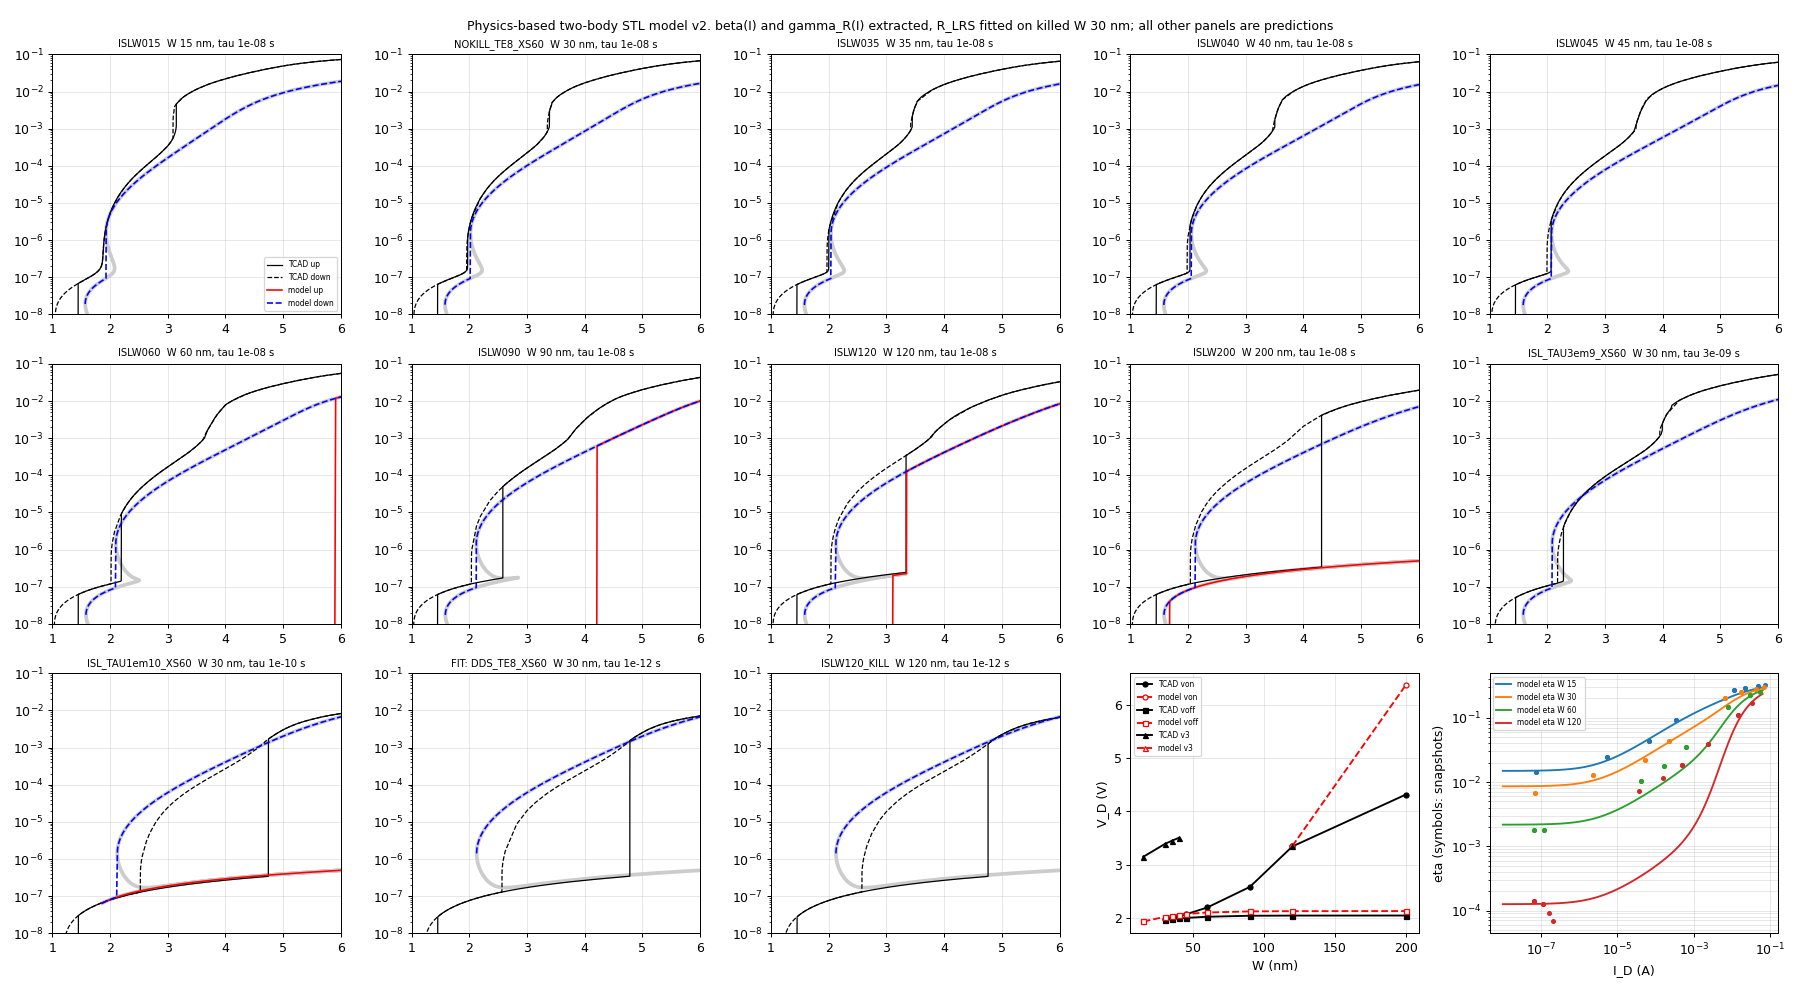

Source code (Python):
#!/usr/bin/env python3
"""Physics-based equivalent-circuit model of the divided-body STL (structure after Park et al., EDL 2026), version 2.

Each floating body is a hole balance ("hole account"):  holes in = holes out
  left body :  (M_L - 1) I  +  eta I_D  +  G0  =  I / beta_L(I)           I = left-STL electron current, V_I = island potential
  right body:  (M_R - 1) I_D            =  I_D / beta_R(I_D)              (right STL latched in states II, III)
Pieces (no TCAD output used except the killed reference fit):
  M - 1   : Selberherr impact ionization (ATLAS coefficients an = 7.03e5 /cm, bn = 1.231e6 V/cm) integrated over the field of an
            abrupt n+/p junction with the body doping (6e17 left, 7e17 right); junction voltage = V - I R_LRS (V_bi - V_BS ~ 0 in the
            latched, high-injection body)
  1/beta  : back-injection into the emitter + recombination:  1/beta = gamma(I) + k_r (I / 1 uA)^-(1 - 1/n_r)
            gamma(I) = gamma_0 q_b(I) / (1 + gamma_0 q_b(I) / gamma_inf)   (junction law, Webster high injection, plasma limit)
            q_b = (1 + sqrt(1 + 4 I / I_KF)) / 2,   gamma_inf = mu_p / (mu_n + mu_p)  (holes drift with electrons in the plasma)
  eta     : holes the right STL back-injects into the island that reach the left body
            eta = gamma_R(I_D) T(W, I_D),  gamma_R = holes injected into the island per drain electron, the same physical form
            gamma_R = g_R q_b,R / (1 + g_R q_b,R / gamma_inf); W-independent (injection.py), its 2 parameters (g_R, I_KF,R)
            fitted on the W 30 nm run (NOKILL_TE8_XS60) injection only
            T = drift-diffusion transmission of the n+ island: L = L_p / sqrt(1 + L_p/t_si) (bulk L_p = sqrt(D_p tau_p),
                tau_p = tau_0 / (1 + N_D / N_SRH) (consrh), plus hole loss into the n+ via under the island),
                drift length L_E = mu_p E tau_p, E = J_D / (q N_D mu_n); T -> 1/cosh(W/L_p) at low current
Circuit:  I_D = I + V_I / R_tap,  V_D = V_I + V_R(I_D).  For every I the left balance gives V_I (bisection; the left side rises with
V_I); V_D(I) is S-shaped; the up sweep jumps at its local maxima (A_loop = 1, latch-up), the down sweep at its local minima.
Extracted like a Gummel plot from the body hole balance of the snapshots (1103_model/balance.dat, one curve for all runs): beta(I)
(gamma_0, I_KF, k_r, n_r); from the W 30 nm right-junction injection (injection.py): g_R, I_KF,R; terminal fit on the killed
W 30 nm device (DDS_TE8_XS60) only: R_LRS,L, R_LRS,R.
Every coupled run (W 15-200 nm, island tau 3e-9, 1e-10 s) and the killed 120 nm device are predictions.
Output: stl_phys.dat, stl_phys.png"""
import os, sys, numpy as np, matplotlib
from scipy.optimize import least_squares
matplotlib.use('Agg'); import matplotlib.pyplot as plt
H = os.path.dirname(os.path.abspath(__file__)); R = os.path.join(H, '..')
sys.path.insert(0, os.path.join(R, '1007_ddsplit'))
from analyze_ddsplit import load_cols, analyse

Q, EPS, VT = 1.602e-19, 11.7 * 8.854e-14, 0.02585
AN, BN = 7.03e5, 1.231e6
NA_L, NA_R, L_L, L_R = 6e17, 7e17, 165.0, 105.0
ND, NSRH, MUN, MUP = 1e20, 5e16, 90.0, 52.0                      # mu_p: the simulator's hole mobility in the 1e20 island (D_p = 1.35 cm2/s, extracted from J_p / grad p)
WDEV, TSI, RTAP, G0 = 0.5e-4, 50e-7, 1e7, 1e-15
GINF = MUP / (MUN + MUP)
S_RL = NA_R * L_R / (NA_L * L_L)

_u = np.linspace(1e-4, 1, 300)
def M1_table(NA):
    V = np.linspace(0, 12, 1201); Em = np.sqrt(2 * Q * NA * np.maximum(V, 1e-6) / EPS); xd = Em * EPS / (Q * NA)
    m = np.array([x * np.trapz(AN * np.exp(-BN / (e * _u)), _u) for e, x in zip(Em, xd)]); return V, m
VL_t, ML_t = M1_table(NA_L); VR_t, MR_t = M1_table(NA_R)
M1L = lambda V: np.interp(V, VL_t, ML_t)
VR_of_M1 = lambda m: np.interp(m, MR_t, VR_t)                       # inverse (M-1 rises with V)


def LP(tau):
    """lateral hole decay length in the island film: bulk L_p = sqrt(D_p tau_p) plus the loss into the n+ via (neck) under the island,
    a second sink of depth >> L_p below the t_si film: 1/tau_eff = (1/tau_p)(1 + L_p/t_si)  ->  L = L_p / sqrt(1 + L_p/t_si)"""
    Lp = np.sqrt(VT * MUP * tau / (1 + ND / NSRH)); return Lp / np.sqrt(1 + Lp / TSI)        # cm


def transmission(W_nm, tau, ID):
    """drift-diffusion transmission T = J_p(W) / J_p(0) of an n+ base, p(0) = p0, p(W) = 0 (collected)"""
    Lp = LP(tau); taup = tau / (1 + ND / NSRH); W = W_nm * 1e-7
    E = np.asarray(ID, float) / (WDEV * TSI) / (Q * ND * MUN); LE = MUP * E * taup
    r = np.sqrt(LE ** 2 + 4 * Lp ** 2); s1, s2 = (LE + r) / (2 * Lp ** 2), (LE - r) / (2 * Lp ** 2)
    a = np.exp((s2 - s1) * W); d = 1 - a
    dp0 = (-a * s1 + s2) / d; dpW = (-a * s1 * np.exp(s1 * W) + s2 * np.exp(s2 * W)) / d
    J = lambda pp, dpp: LE * pp - Lp ** 2 * dpp                                         # J_p / (q D/L_p^2 ...) up to a constant
    return J(0.0, dpW) / J(1.0, dp0)


def gamma(I, g0, IKF):
    qb = 0.5 * (1 + np.sqrt(1 + 4 * np.asarray(I, float) / IKF)); x = g0 * qb; return x / (1 + x / GINF)


def inv_beta(I, P):
    g0, IKF, kr, nr = P[:4]; return gamma(I, g0, IKF) + kr * (np.asarray(I, float) / 1e-6) ** (-(1 - 1 / nr))


INJ = np.array([[float(r[3]), float(r[5])] for r in (l.split() for l in open(os.path.join(H, 'injection.dat')) if not l.startswith('#'))
                if int(r[0]) == 30 and float(r[3]) > 1e-8])
GR = least_squares(lambda q: np.log(gamma(INJ[:, 0], 10 ** q[0], 10 ** q[1])) - np.log(INJ[:, 1]), [-1.7, -4.0]).x
GR = [10 ** GR[0], 10 ** GR[1]]


def eta_of(W_nm, tau, P):
    if tau < 1e-11: return lambda ID: np.zeros_like(np.asarray(ID, float))              # killed island: holes recombine
    return lambda ID: gamma(ID, *GR) * transmission(W_nm, tau, ID)


def curve(P, eta, I=np.logspace(-15, -1.3, 1400)):
    RL, RR = P[4], P[5]
    loss = I * inv_beta(I, P)
    h = lambda V: M1L(np.maximum(V - I * RL, 0)) * I + eta(I + V / RTAP) * (I + V / RTAP) + G0 - loss
    lo, hi = np.zeros_like(I), np.full_like(I, 11.0)
    ok = (h(lo) < 0) & (h(hi) > 0)
    for _ in range(55):
        mid = 0.5 * (lo + hi); pos = h(mid) > 0; hi = np.where(pos, mid, hi); lo = np.where(pos, lo, mid)
    V = np.where(ok, 0.5 * (lo + hi), np.nan); ID = I + V / RTAP
    VRv = VR_of_M1(inv_beta(ID, P)) + ID * RR
    return I, V, ID, V + VRv


def sweeps(I, VD, ID):
    g = np.isfinite(VD); I, VD, ID = I[g], VD[g], ID[g]
    up = VD >= np.maximum.accumulate(VD) - 1e-9; dn = VD <= np.minimum.accumulate(VD[::-1])[::-1] + 1e-9
    def gap(ix, lo, hi):
        d = np.diff(np.log10(ID[ix])); d = np.where((ID[ix][:-1] > lo) & (ID[ix][:-1] < hi), d, 0); j = int(np.argmax(d)) if len(d) else 0
        return (j, d[j]) if len(d) and d[j] > 0.15 else (None, 0.0)
    iu, idn = np.where(up)[0], np.where(dn)[0]
    j2, a2 = gap(iu, 5e-8, 2e-6); jd, ad = gap(idn, 5e-8, 2e-6); j3, a3 = gap(iu, 1e-4, 1e-1)
    return dict(I=I, VD=VD, ID=ID, up=up, dn=dn, von=VD[iu[j2]] if j2 is not None else np.nan, jump=a2,
                voff=VD[idn[jd + 1]] if jd is not None else np.nan, v3=VD[iu[j3]] if j3 is not None else np.nan, j3=a3)


RUNS = [('ISLW015', '1030_islw', 15, 1e-8), ('NOKILL_TE8_XS60', '1010_sink', 30, 1e-8), ('ISLW035', '1103_third', 35, 1e-8),
        ('ISLW040', '1103_third', 40, 1e-8), ('ISLW045', '1030_islw', 45, 1e-8), ('ISLW060', '1030_islw', 60, 1e-8),
        ('ISLW090', '1030_islw', 90, 1e-8), ('ISLW120', '1030_islw', 120, 1e-8), ('ISLW200', '1030_islw', 200, 1e-8),
        ('ISL_TAU3em9_XS60', '1029_isltau', 30, 3e-9), ('ISL_TAU1em10_XS60', '1029_isltau', 30, 1e-10),
        ('DDS_TE8_XS60', '1007_ddsplit', 30, 1e-12), ('ISLW120_KILL', '1030_islw', 120, 1e-12)]


def tcad(run, d):
    fn = os.path.join(R, d, run + '.log_tr.log'); M, v, Id, Is, It, Vt = load_cols(fn); k = int(np.argmax(v))
    eu, ed = analyse(fn)[:2]; lu = [e for e in eu if e[1] == 'left']; ld = [e for e in ed if e[1] == 'left']
    x, I = v[:k + 1], np.abs(Id[:k + 1]); m = (x > 2.9) & (x < 4.2) & (I > 1e-4); xs, l = x[m], np.log10(I[m]); j3, v3 = 0.0, np.nan
    for i in range(len(xs)):
        jj = np.where((xs >= xs[i]) & (xs <= xs[i] + 0.001))[0]; dd = l[jj].max() - l[i]
        if dd > j3: j3, v3 = dd, xs[i]
    return dict(v=v, Id=np.abs(Id), Is=np.abs(Is), Vt=Vt, k=k, von=lu[0][0] if lu else np.nan, jump=lu[0][2] if lu else 0.0,
                voff=ld[0][0] if ld else np.nan, j3=j3 if j3 > 0.05 else 0.0, v3=v3 if j3 > 0.05 else np.nan)


T = {run: tcad(run, d) for run, d, w, t in RUNS}
K = T['DDS_TE8_XS60']; k = K['k']
onL = K['Is'] > 1e-6; onL[:k] = False
IL_on, VI_on = K['Is'][onL], K['Vt'][onL]
onR = (K['Id'] > 1e-7) & (K['v'] > 1.6); ID_R, VR_R = K['Id'][onR], (K['v'] - K['Vt'])[onR]
sub = lambda a: a[::max(1, len(a) // 60)]
IL_on, VI_on, ID_R, VR_R = sub(IL_on), sub(VI_on), sub(ID_R), sub(VR_R)


BAL = [l.split() for l in open(os.path.join(R, '1103_model', 'balance.dat')) if not l.startswith('#')]
GI = np.array([[float(r[8]), float(r[15])] for r in BAL if float(r[8]) > 1e-12 and abs(float(r[17])) < 0.3 and float(r[15]) > 0])
BF = least_squares(lambda q: np.log(inv_beta(GI[:, 0], [10 ** q[0], 10 ** q[1], 10 ** q[2], q[3]])) - np.log(GI[:, 1]),
                   [-1.5, -3.0, -1.5, 1.4], bounds=([-3.5, -9, -4, 1.0], [-0.3, 0, 0, 3.0])).x
BETA = [10 ** BF[0], 10 ** BF[1], 10 ** BF[2], BF[3]]


def unpack(p): return BETA + [p[0], p[1]]


def resid(p):
    P = unpack(p)
    r1 = np.log(M1L(np.maximum(VI_on - IL_on * P[4], 0)) + 1e-12) - np.log(inv_beta(IL_on, P))
    r2 = (VR_of_M1(inv_beta(ID_R, P)) + ID_R * P[5] - VR_R) / 0.1
    I, V, ID, VD = curve(P, lambda x: np.zeros_like(x), I=np.logspace(-15, -1.3, 500)); s = sweeps(I, VD, ID)
    pen = np.array([np.nan_to_num(s['von'] - K['von'], nan=3.0), np.nan_to_num(s['voff'] - K['voff'], nan=3.0)]) / 0.05
    return np.concatenate([r1, r2, pen])


fit = least_squares(resid, [10.0, 50.0], bounds=([0, 0], [500, 1000]), diff_step=1e-3, max_nfev=200)
P = unpack(fit.x)

Mo, lines = {}, []
for run, d, w, tau in RUNS:
    I, V, ID, VD = curve(P, eta_of(w, tau, P)); Mo[run] = sweeps(I, VD, ID); t = T[run]
    f = lambda x: '%.2f' % x if np.isfinite(x) else '  - '
    lines.append('%-18s %4d %7.0e  %8.2e   %s %s   %s %s   %4.1f %4.1f   %s %s' % (run, w, tau, eta_of(w, tau, P)(np.array([1.5e-7]))[0],
                 f(t['von']), f(Mo[run]['von']), f(t['voff']), f(Mo[run]['voff']), t['jump'], Mo[run]['jump'], f(t['v3']), f(Mo[run]['v3'])))
txt = ['# stl_phys.py (fit: DDS_TE8_XS60 only; all other runs predicted)',
       'physics: L_p(1e-8 s) %.1f nm, gamma_inf %.3f, Selberherr an %.3g bn %.4g' % (LP(1e-8) * 1e7, GINF, AN, BN),
       'injection (W 30 nm): g_R %.4f, I_KF,R %.3g A' % tuple(GR),
       'fitted : gamma_0 %.4f, I_KF %.3g A, k_r %.4f, n_r %.2f, R_LRS,L %.1f Ohm, R_LRS,R %.1f Ohm  (cost %.3g)' % (*P, fit.cost),
       '# run                W  tau_isl  eta(0.15uA)  V_on TCAD model  V_off TCAD model  jump TCAD model  3rd TCAD model  (V_D)'] + lines
open(os.path.join(H, 'stl_phys.dat'), 'w').write('\n'.join(txt) + '\n'); print('\n'.join(txt))

fig, ax = plt.subplots(3, 5, figsize=(20, 11)); ax = ax.ravel()
for n_, (run, d, w, tau) in enumerate(RUNS):
    t, mo = T[run], Mo[run]; a = ax[n_]; kk = t['k']
    a.plot(mo['VD'], mo['ID'], '-', color='0.8', lw=3)
    a.plot(t['v'][:kk + 1], t['Id'][:kk + 1], 'k-', lw=1, label='TCAD up'); a.plot(t['v'][kk:], t['Id'][kk:], 'k--', lw=1, label='TCAD down')
    a.plot(mo['VD'][mo['up']], mo['ID'][mo['up']], 'r-', lw=1.3, label='model up'); a.plot(mo['VD'][mo['dn']], mo['ID'][mo['dn']], 'b--', lw=1.3, label='model down')
    a.set_yscale('log'); a.set_ylim(1e-8, 1e-1); a.set_xlim(1.0, 6.0); a.grid(alpha=.3)
    a.set_title(('FIT: ' if run == 'DDS_TE8_XS60' else '') + f'{run}  W {w} nm, tau {tau:.0e} s', fontsize=8)
    if n_ == 0: a.legend(fontsize=6, loc='lower right')
a = ax[13]; rs = [(r_, w) for r_, d_, w, t_ in RUNS if t_ == 1e-8]
for key, mk in (('von', 'o'), ('voff', 's'), ('v3', '^')):
    a.plot([w for r_, w in rs], [T[r_][key] for r_, w in rs], 'k' + mk + '-', ms=4, label='TCAD ' + key)
    a.plot([w for r_, w in rs], [Mo[r_][key] for r_, w in rs], 'r' + mk + '--', ms=4, mfc='w', label='model ' + key)
a.set_xlabel('W (nm)'); a.set_ylabel('V_D (V)'); a.legend(fontsize=6); a.grid(alpha=.3)
a = ax[14]; II = np.logspace(-8, -1.2, 100)
for w, c in ((15, 'C0'), (30, 'C1'), (60, 'C2'), (120, 'C3')):
    a.loglog(II, eta_of(w, 1e-8, P)(II), '-', color=c, label=f'model eta W {w}')
B = [l.split() for l in open(os.path.join(R, '1103_model', 'balance.dat')) if not l.startswith('#')]
for w, c in ((15, 'C0'), (30, 'C1'), (60, 'C2'), (120, 'C3')):
    rr = [r for r in B if r[0] == 'width' and int(r[1]) == w and float(r[13]) > 1e-8]
    a.loglog([float(r[13]) for r in rr], [max(float(r[16]), 1e-7) for r in rr], 'o', color=c, ms=3)
a.set_xlabel('I_D (A)'); a.set_ylabel('eta (symbols: snapshots)'); a.legend(fontsize=6); a.grid(alpha=.3, which='both')
fig.suptitle('Physics-based two-body STL model v2. beta(I) and gamma_R(I) extracted, R_LRS fitted on killed W 30 nm; all other panels are predictions', fontsize=10)
fig.tight_layout(); fig.savefig(os.path.join(H, 'stl_phys.png'), dpi=90)
